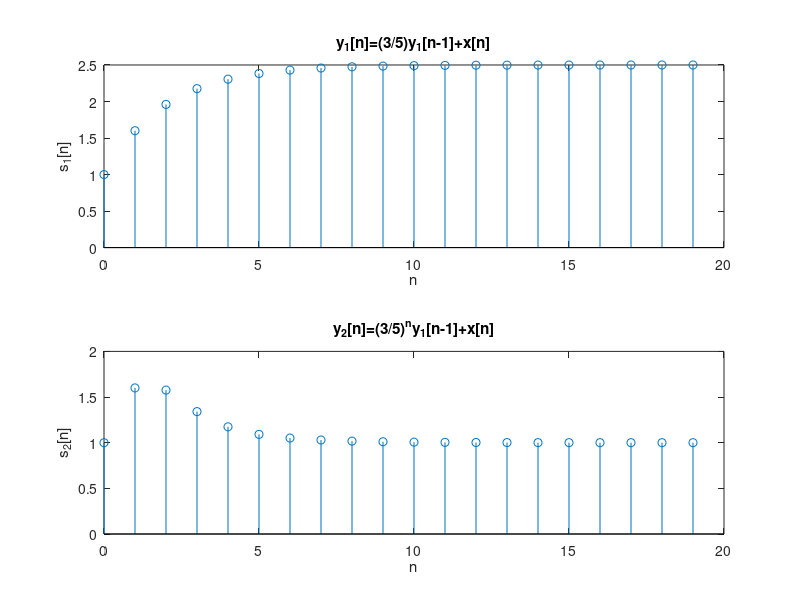

The MATLAB script that drew this image:
% Problem 2.5(e)

a = [1 -3/5];
b = 1;
x = ones(1, 20);


s1 = filter(b, a, x);
s2 = zeros(1,21);

ns = 0:19;

for i = 2:21
    s2(i) = ((3/5)^(i-2)) * s2(i-1) + x(i-1)
end

s2 = s2(2:end);

subplot(2, 1, 1);
stem(ns, s1);
title('y_1[n]=(3/5)y_1[n-1]+x[n]');
xlabel('n');
ylabel('s_1[n]');

subplot(2, 1, 2);
stem(ns, s2);
title('y_2[n]=(3/5)^ny_1[n-1]+x[n]');
xlabel('n');
ylabel('s_2[n]');

saveas(gcf, "plots/P2_5_e_out.png");

close;
